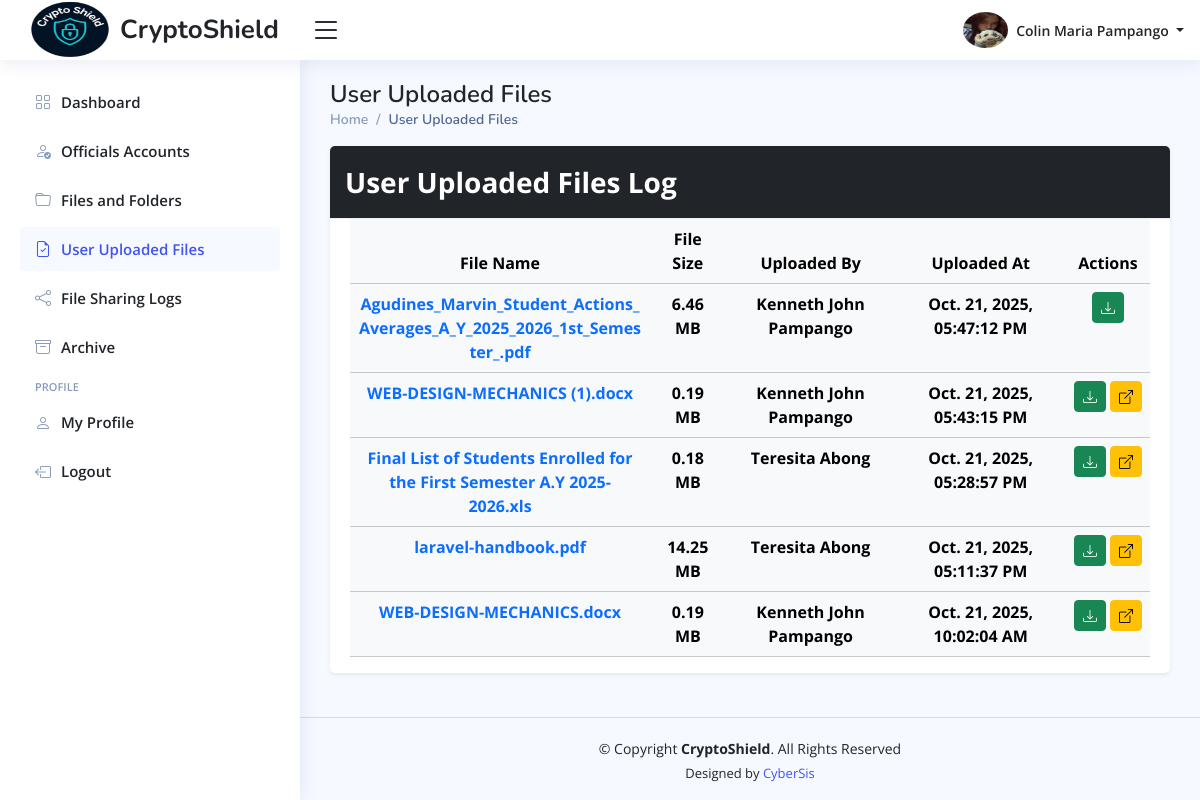
/admin/home.php?page=user-uploaded-files (signed in), run on the app's committed database.
### tables this page shows
CREATE TABLE `admin_info_tbl` (
  `admin_id` int(11) NOT NULL,
  `profile_picture` varchar(255) DEFAULT NULL,
  `date_of_birth` date DEFAULT NULL,
  `gender` enum('Male','Female','Others') DEFAULT 'Others',
  `phone_number` varchar(100) NOT NULL,
  `full_address` varchar(255) NOT NULL,
  `updated_at` timestamp NOT NULL DEFAULT current_timestamp() ON UPDATE current_timestamp()
);

CREATE TABLE `admin_accounts_tbl` (
  `admin_id` int(11) NOT NULL,
  `first_name` varchar(100) NOT NULL,
  `middle_name` varchar(100) DEFAULT NULL,
  `last_name` varchar(100) NOT NULL,
  `email_address` varchar(150) NOT NULL,
  `admin_password` varchar(255) NOT NULL,
  `role` varchar(100) DEFAULT 'Administrator',
  `reset_password_token` varchar(255) DEFAULT NULL,
  `password_token_expiry` datetime DEFAULT NULL,
  `created_at` timestamp NOT NULL DEFAULT current_timestamp(),
  `updated_at` timestamp NOT NULL DEFAULT current_timestamp() ON UPDATE current_timestamp()
);

CREATE TABLE `officials_files_tbl` (
  `file_id` int(11) NOT NULL,
  `folder_id` int(11) DEFAULT NULL,
  `file_name` varchar(255) NOT NULL,
  `stored_file_name` varchar(255) NOT NULL,
  `processed_file_name` varchar(255) NOT NULL,
  `file_size` decimal(11,2) NOT NULL,
  `brgy_captain_download` enum('Yes','No') DEFAULT 'Yes',
  `brgy_secretary_download` enum('Yes','No') DEFAULT 'No',
  `brgy_treasurer_download` enum('Yes','No') DEFAULT 'No',
  `brgy_kagawad_download` enum('Yes','No') DEFAULT 'No',
  `sk_chairman_download` enum('Yes','No') DEFAULT 'Yes',
  `sk_kagawad_download` enum('Yes','No') DEFAULT 'No',
  `is_archive` enum('Yes','No') DEFAULT 'No',
  `uploaded_at` timestamp NOT NULL DEFAULT current_timestamp(),
  `modified_at` timestamp NOT NULL DEFAULT current_timestamp() ON UPDATE current_timestamp(),
  `uploaded_by` int(11) DEFAULT NULL
);

### config/format-time.php (called while the page is built, shortened)
<?php
    function format_timestamp($timestamp) {
        $formatted_timestamp = date("M. d, Y, h:i:s A", strtotime($timestamp));
        return $formatted_timestamp;
    }
?>

### admin/pages/user-uploaded-files.php (the view)
<main class="main" id="main">
  <?php
    include_once "includes/pagetitle.php";
  ?>
  <section class="section">
    <div class="row">
      <div class="col-12">
        <div class="card shadow-sm mb-4">
          <div class="card-header bg-dark text-white fw-bold fs-3 d-flex justify-content-between">
            User Uploaded Files Log
          </div>
          <div class="card-body pb-0">
            <table class="table table-light table-hover datatable table-responsive">
              <thead>
                <tr>
                  <th scope="col" class="fixed-column text-center"> File Name </th>
                  <th scope="col" class="text-center"> File Size </th>
                  <th scope="col" class="fixed-column text-center"> Uploaded By </th>
                  <th scope="col" class="fixed-column text-center"> Uploaded At </th>
                  <th scope="col" class="text-center"> Actions </th>
                </tr>
              </thead>
              <tbody>
                <?php
                    $fetch_uploads_logs = $conn->prepare("SELECT
                                                            ofs.*,
                                                            ofl.folder_id,
                                                            CONCAT(oa.first_name, ' ', oa.last_name) AS 'uploaded_by'
                                                        FROM officials_files_tbl ofs
                                                        LEFT JOIN officials_accounts_tbl oa
                                                        ON ofs.uploaded_by = oa.official_id
                                                        LEFT JOIN officials_folder_tbl ofl
                                                        ON ofs.folder_id = ofl.folder_id
                                                        WHERE ofl.is_archive = :is_archive OR ofs.folder_id IS NULL
                                                        ORDER BY ofs.uploaded_at DESC
                                                        ");
                    $fetch_uploads_logs->execute([":is_archive" => "No"]);
                    while ($log_data = $fetch_uploads_logs->fetch()) {
                ?>
                    <tr class="text-center">
                        <td class="fw-bold text-primary fixed-column">
                            <?php echo htmlspecialchars($log_data["file_name"]); ?>
                        </td>
                        <td class="fw-bold">
                            <?php echo htmlspecialchars($log_data["file_size"] . " MB"); ?>
                        </td>
                        <td class="fw-bold">
                            <?php echo htmlspecialchars($log_data["uploaded_by"]); ?>
                        </td>
                        <td class="fw-bold">
                            <?php echo htmlspecialchars(format_timestamp($log_data["uploaded_at"])); ?>
                        </td>
                        <td>
                            <div class="d-flex justify-content-center align-items-center gap-1 ">
                                <a href="../uploads/user-files/<?php echo htmlspecialchars($log_data["stored_file_name"]); ?>"
                                   download="<?php echo htmlspecialchars($log_data["file_name"]); ?>" title="Download: <?php echo htmlspecialchars($log_data["file_name"]); ?>"
                                   class="btn btn-sm btn-success text-white">
                                    <i class="bi bi-download"></i>
                                </a>
                                <?php if($log_data["folder_id"] !== null): ?>
                                  <a href="home.php?page=officials-folder-contents&folder-id=<?php echo htmlspecialchars(base64_encode($log_data["folder_id"])); ?>"
                                    class="btn btn-warning btn-sm" title="Go to Folder">
                                      <i class="bi bi-box-arrow-up-right"></i>
                                  </a>
                                <?php endif; ?>
                            </div>
                        </td>
                    </tr>
                <?php
                }
                ?>
              </tbody>
            </table>
          </div>
        </div>
      </div>
    </div>
  </section>
</main>

### admin/includes/header.php (shortened to what this page needs)
<header id="header" class="header fixed-top d-flex align-items-center">
    <div class="d-flex align-items-center justify-content-between">
        <a href="home.php?page=dashboard" class="logo d-flex align-items-center">
            <img src="../assets/imgs/logo.png" alt="Logo" width="100">
            <span class="d-none d-lg-block"> CryptoShield </span>
        </a>
        <i class="bi bi-list toggle-sidebar-btn"></i>
    </div>
    <nav class="header-nav ms-auto">
        <ul class="d-flex align-items-center">
            <li class="nav-item dropdown pe-3">
                <a class="nav-link nav-profile d-flex align-items-center pe-0" href="#" data-bs-toggle="dropdown">
                    <img src="<?php echo htmlspecialchars($image_path . $profile_picture); ?>" alt="Profile Image" class="rounded-circle" width="45" height="45">
                    <span class="d-none d-md-block dropdown-toggle ps-2">
                        <?php echo htmlspecialchars($first_name . " " . $last_name); ?>
                    </span>
                </a>
            </li>
        </ul>
    </nav>
</header>

### assets/main/css/main-style.css (style rules this page uses)
:root { scroll-behavior: smooth; }
body { font-family: "Open Sans", sans-serif; background: #f6f9ff; color: #444444; }
a { color: #4154f1; text-decoration: none; }
#main { margin-top: 60px; padding: 20px 30px; transition: all 0.3s; }
.card { margin-bottom: 30px; border: none; border-radius: 5px; box-shadow: 0px 0 30px rgba(1, 41, 112, 0.1); }
.card-header, .card-footer { border-color: #ebeef4; background-color: #fff; color: #798eb3; padding: 15px; }
.card-body { padding: 0 20px 20px 20px; }
.logo { line-height: 1; }
@media (min-width: 1200px) { .logo { width: 280px; } }
.logo span { font-size: 26px; font-weight: 700; color: #212529; font-family: "Nunito", sans-serif; }
.header { transition: all 0.5s; z-index: 997; height: 60px; box-shadow: 0px 2px 20px rgba(1, 41, 112, 0.1); background-color: #fff; padding-left: 20px; }
.header .toggle-sidebar-btn { font-size: 32px; padding-left: 10px; cursor: pointer; color: #212529; }
.header-nav ul { list-style: none; }
.header-nav>ul { margin: 0; padding: 0; }
.header-nav .nav-profile { color: #212529; }
.header-nav .nav-profile img { max-height: 36px; }
.header-nav .nav-profile span { font-size: 14px; font-weight: 600; }
@media (min-width: 1200px) { #main, #footer { margin-left: 300px; } }

### admin/home.php (style rules this page uses)
.logo img { max-height: 70px; }
.fixed-column { max-width: 300px; word-wrap: break-word; white-space: normal; }

### data on the page
admin_info_tbl: profile_picture (picture), admin_id.last_name "Colin Maria Pampango"
officials_files_tbl: file_name "Agudines_Marvin_Student_Actions_Averages_A_Y_2025_2026_1st_Semester_.pdf", file_size "6.46 MB", uploaded_by "Kenneth John Pampango", uploaded_at "Oct. 21, 2025, 05:47:12 PM"
officials_files_tbl: file_name "WEB-DESIGN-MECHANICS (1).docx", file_size "0.19 MB", uploaded_by "Kenneth John Pampango", uploaded_at "Oct. 21, 2025, 05:43:15 PM"
officials_files_tbl: file_name "Final List of Students Enrolled for the First Semester A.Y 2025-2026.xls", file_size "0.18 MB", uploaded_by "Teresita Abong", uploaded_at "Oct. 21, 2025, 05:28:57 PM"
officials_files_tbl: file_name "laravel-handbook.pdf", file_size "14.25 MB", uploaded_by "Teresita Abong", uploaded_at "Oct. 21, 2025, 05:11:37 PM"
officials_files_tbl: file_name "WEB-DESIGN-MECHANICS.docx", file_size "0.19 MB", uploaded_by "Kenneth John Pampango", uploaded_at "Oct. 21, 2025, 10:02:04 AM"

### other printed values
$page_titles[$page_name] "User Uploaded Files"
